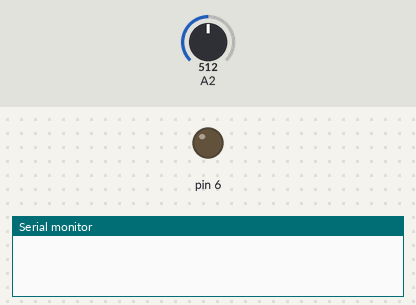
Bench run of a sketch on a simulated Arduino Uno, built with avr-gcc and run on an emulated ATmega328P. Shown: output pins drawn as LEDs (lit = HIGH), the last lines printed to the serial monitor. The test bench sets the inputs (shaded band); at power-on: A2 = 512. Pins used as bus, display or sensor lines are not drawn.

Above: at 5.5 s.
At 12.2 s:
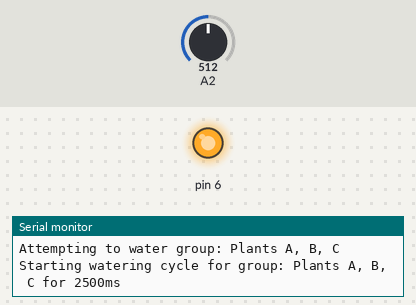
Timing chart, 0 to 16.3 s (numbered marks = the images above):
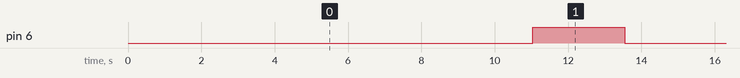

The sketch:

WaterValveTests.ino
```cpp
#include <Arduino.h>
#include <CapacitiveSoilMoistureSensorController.h>
#include <WaterSolenoidValveRelayController.h>

WaterSolenoidValveRelayController valveController(
  "Plants A, B, C",
  CapacitiveSoilMoistureSensorController(A2, 5, 0, 1500, true),
  {
    solenoidRelayPin: 6,
    minMoistureThreshold: -0.1,
    maxWateringDurationMs: 2500L,
    minWaterFrequencyMs: 10000 // 1000L * 60 * 60
  }
);

void setup() {
  Serial.begin(9600);
}

/**
 * ....
 */
void loop() {
  valveController.loop();

  delay(1000);
}
```

Measured:
- by itself, pin 6: alternates HIGH for 2.5 s and LOW for 10.0 s
- by itself, everything shown: repeats every 37.6 s, in 6 steps
